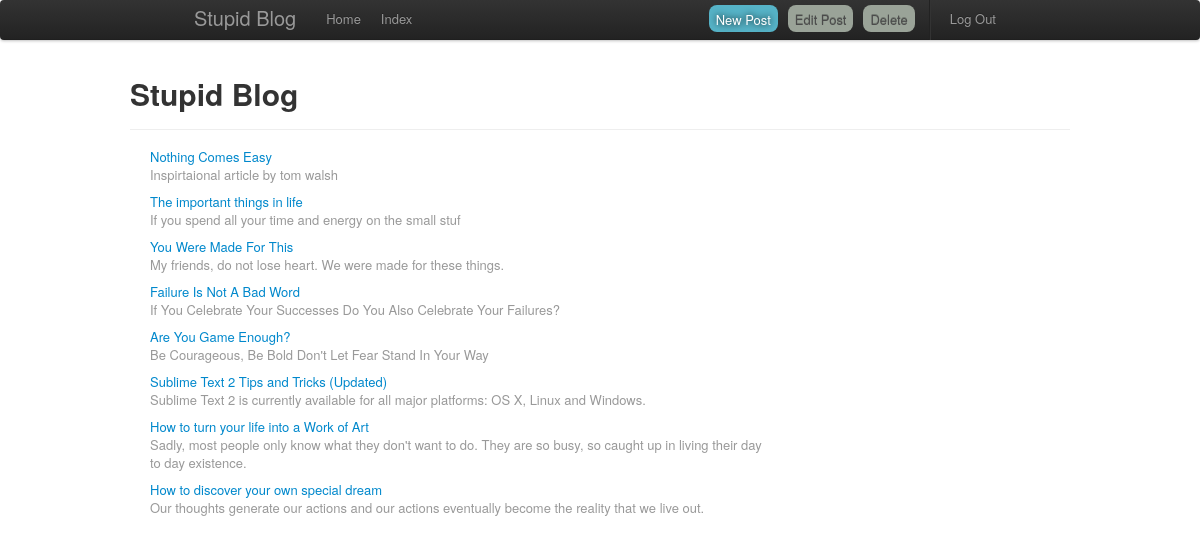
Page /categories.php (signed in) on the committed database.
### tables this page shows
CREATE TABLE IF NOT EXISTS `blog_posts` (
  `id` int(11) NOT NULL AUTO_INCREMENT,
  `title` varchar(255) NOT NULL,
  `post` text NOT NULL,
  `date_posted` date NOT NULL,
  `category` varchar(255) NOT NULL,
  PRIMARY KEY (`id`)
);

### categories.php (the view)
<?php include_once 'assets/includes/_header.php';
	$query = mysql_query("SELECT id,title,category FROM blog_posts");
	while($row = mysql_fetch_assoc($query)){
		echo "<a href=\"show_blogpost.php?ID=".$row['id']."\">".$row['title']."</a><br>";
		echo "<p class='muted'>".$row['category']."</p>";
	}
	include_once 'assets/includes/_footer.php';
 ?>

### rows in the picture
blog_posts: title "Nothing Comes Easy", category "Inspirtaional article by tom walsh"
blog_posts: title "The important things in life", category "If you spend all your time and energy on the small stuf"
blog_posts: title "You Were Made For This", category "My friends, do not lose heart. We were made for these things."
blog_posts: title "Failure Is Not A Bad Word", category "If You Celebrate Your Successes Do You Also Celebrate Your Failures?"
blog_posts: title "Are You Game Enough?", category "Be Courageous, Be Bold Don't Let Fear Stand In Your Way"
blog_posts: title "Sublime Text 2 Tips and Tricks (Updated)", category "Sublime Text 2 is currently available for all major platforms: OS X, Linux and Windows."
blog_posts: title "How to turn your life into a Work of Art", category "Sadly, most people only know what they don't want to do. They are so busy, so caught up in living their day to day existence."
blog_posts: title "How to discover your own special dream", category "Our thoughts generate our actions and our actions eventually become the reality that we live out."
